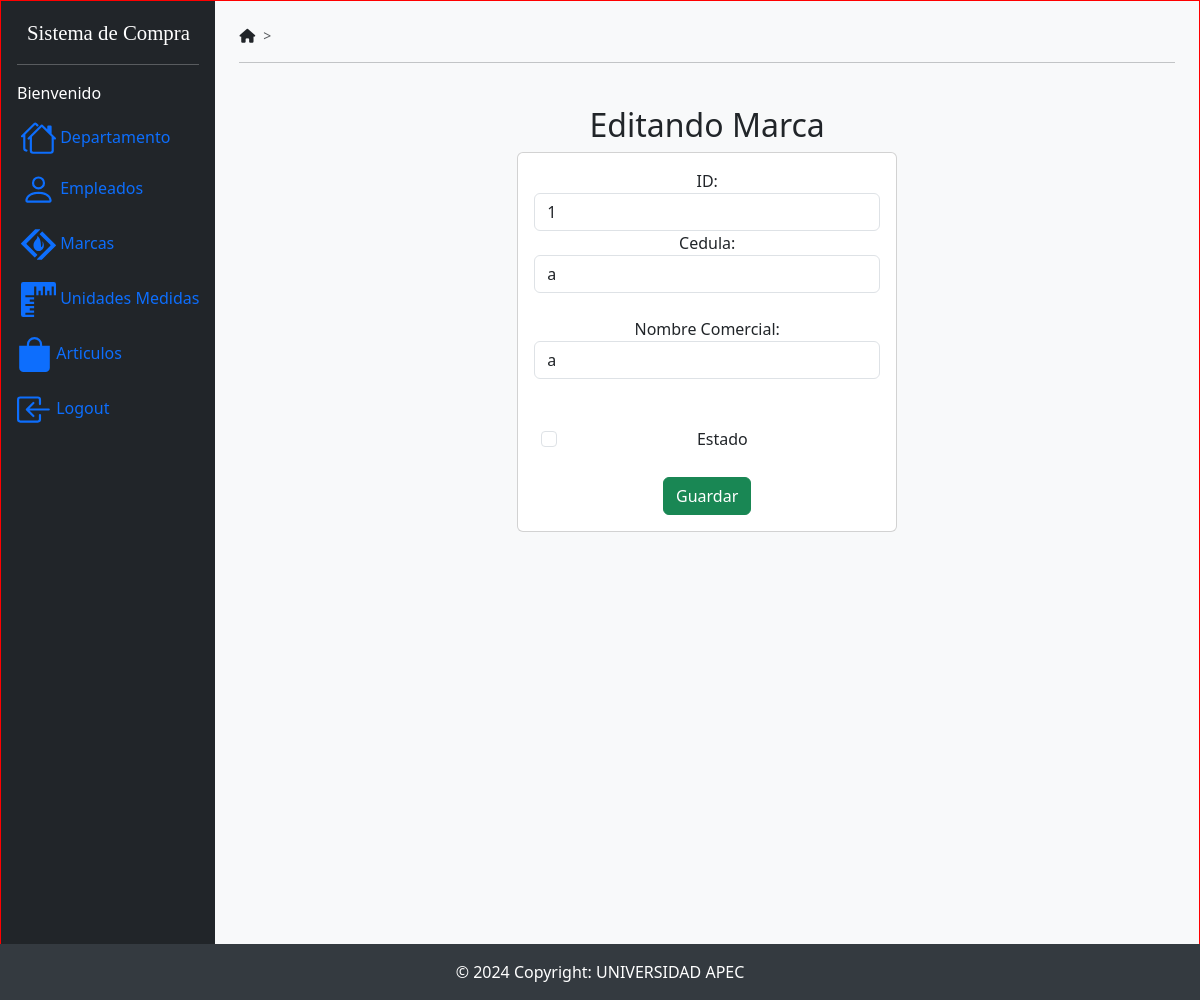
The page /edicionProveedor/1 on the database its author committed.
### SistemaCompraApp/models.py (models this page shows)
class Proveedores(models.Model):
    idproveedor = models.AutoField(db_column='IdProveedor', primary_key=True, blank=False, null=False)  # Field name made lowercase.
    cedularnc = models.TextField(db_column='CedulaRNC')  # Field name made lowercase.
    nombrecomercial = models.TextField(db_column='NombreComercial')  # Field name made lowercase.
    estado = models.TextField(db_column='Estado', blank=True, null=True)  # Field name made lowercase.
    class Meta:
        managed = False
        db_table = 'Proveedores'

### SistemaCompraApp/views.py (the view)
# urls.py: path('edicionProveedor/<idproveedor>', views.edicionProveedor, name='edicionProveedor'),
def edicionProveedor(request, idproveedor):
    proveedor = Proveedores.objects.get(idproveedor=idproveedor)
    return render(request, 'edicionProveedor.html', {'proveedor': proveedor})

### SistemaCompraApp/templates/edicionProveedor.html (shortened to what this page needs)
{% extends "./base.html" %}
{% block body %}
        <div class="col-md-5">
            <h2>Editando Marca</h2>
            <div class="card">
              <div class="card-body">
                  <form action="/editarProveedor/" method="POST" enctype="multipart/form-data">{% csrf_token %}
                      <div class="form-group">
                          <label for="">ID:</label>
                          <input type="text"
                                 name="txtIdproveedor"
                                 value="{{proveedor.idproveedor }}"
                                 class="form-control"
                                 placeholder="ID"
                                 readonly>
                      </div>
                      <div class="form-group">
                          <label for="">Cedula:</label>
                          <input type="text"
                                 name="txtcedulaProveedor"
                                 value="{{proveedor.cedularnc}}"
                                 class="form-control"
                                 placeholder="Cedula"
                                 minlength="1"
                                 maxlength="500"
                                 required>
                      </div>
                      <br>
                      <div class="form-group">
                        <label for="">Nombre Comercial:</label>
                        <input type="text"
                               name="txtNombreComercialProveedor"
                               value="{{proveedor.nombrecomercial}}"
                               class="form-control"
                               placeholder="Nombre Comercial"
                               minlength="1"
                               maxlength="500"
                               required>
                    </div>
                    <br>
                      <br>
                      <div class="form-group" style="margin-left: 0.4rem">
                          <div class="form-check">
                              <input class="form-check-input"
                                      type="checkbox"
                                      name="txtEstadoProveedor"
                                      id="txtEstadoProveedor"
                                      {% if marca.estado == "1" %}checked{% endif %}>
                              <label class="form-check-label" for="gridCheck">Estado</label>
                          </div>
                      </div>
                      <br>
                      <div class="form-group">
                          <button type="submit" class="btn btn-success btn-block text-white">Guardar</button>
                      </div>
                  </form>
              </div>
          </div>
    </div>
{% endblock body %}

### SistemaCompraApp/static/css/baseDesign.css (style rules this page uses)
body { height: 1000px; border: 1px solid red; position: relative; }

### rows shown on the page
Proveedores: txtIdproveedor "1", txtcedulaProveedor "a", txtNombreComercialProveedor "a"
